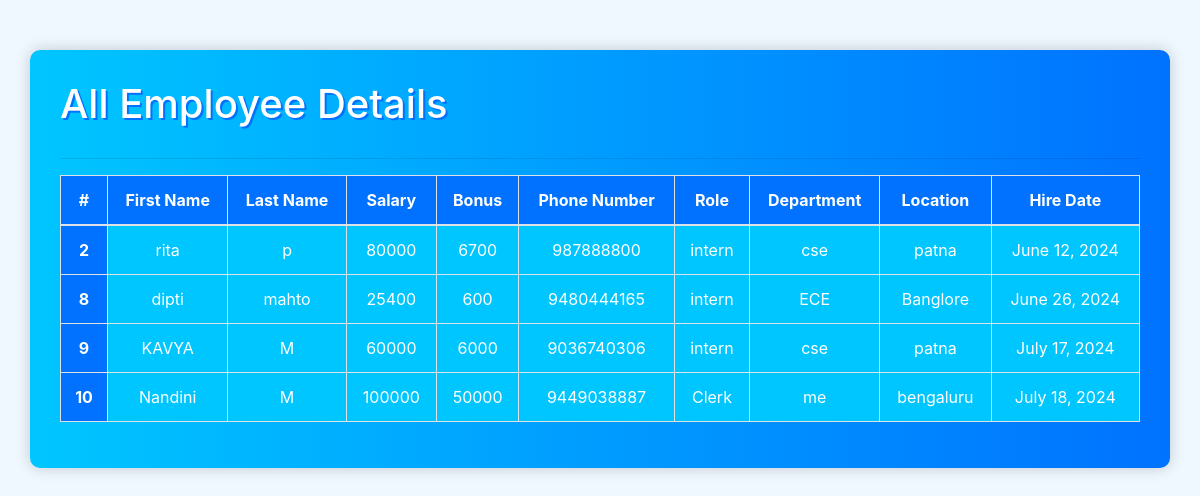
Page /all_emp/ on the committed database.
### emp_app/models.py (models this page shows, shortened)
class Employee(models.Model):
    first_name = models.CharField(max_length=100, null=False)
    last_name = models.CharField(max_length=100)
    email = models.EmailField()
    phone = models.IntegerField(default=0)
    department = models.ForeignKey(Department, on_delete=models.CASCADE)
    salary=models.IntegerField(default=0)
    bonus = models.IntegerField(default=0)
    role = models.ForeignKey(Role, on_delete=models.CASCADE)
    hire_date=models.DateField()
    def __str__(self):
        return f"{self.first_name} {self.last_name} {self.phone} - {self.department.location}"

class Role(models.Model):
    name = models.CharField(max_length=100, null=False)

class Department(models.Model):
    name = models.CharField(max_length=100, null=False)
    location = models.CharField(max_length=100)

### emp_app/views.py (the view)
# urls.py: path('all_emp/',views.all_emp, name='all_emp'),
def all_emp(request):
    emps = Employee.objects.all()
    context = {
        'emps': emps
    }
    print(context)
    return render(request, 'view_all_emp.html', context)

### emp_app/templates/view_all_emp.html (shortened to what this page needs)
<!DOCTYPE html>
<html lang="en">
<head>
    <link rel="stylesheet" href="https://cdn.jsdelivr.net/npm/bootstrap@4.0.0/dist/css/bootstrap.min.css">
</head>
<body>
    <div class="container">
        <h1>All Employee Details</h1>
        <hr>
        <div class="table-container">
            <table class="table table-bordered">
                <thead>
                    <tr>
                        <th scope="col">#</th>
                        <th scope="col">First Name</th>
                        <th scope="col">Last Name</th>
                        <th scope="col">Salary</th>
                        <th scope="col">Bonus</th>
                        <th scope="col">Phone Number</th>
                        <th scope="col">Role</th>
                        <th scope="col">Department</th>
                        <th scope="col">Location</th>
                        <th scope="col">Hire Date</th>
                    </tr>
                </thead>
                <tbody>
                    {% for emp in emps %}
                    <tr>
                        <th scope="row">{{ emp.id }}</th>
                        <td>{{ emp.first_name }}</td>
                        <td>{{ emp.last_name }}</td>
                        <td>{{ emp.salary }}</td>
                        <td>{{ emp.bonus }}</td>
                        <td>{{ emp.phone }}</td>
                        <td>{{ emp.role.name }}</td>
                        <td>{{ emp.department.name }}</td>
                        <td>{{ emp.department.location }}</td>
                        <td>{{ emp.hire_date }}</td>
                    </tr>
                    {% endfor %}
                </tbody>
            </table>
        </div>
    </div>
</body>
</html>

### emp_app/templates/view_all_emp.html (style rules this page uses)
body { background-color: #f0f8ff; }
.container { background: linear-gradient(to right, #00c6ff, #0072ff); padding: 30px; border-radius: 10px; box-shadow: 0 0 15px rgba(0, 0, 0, 0.2); margin-top: 50px; }
h1 { color: #ffffff; margin-bottom: 30px; text-shadow: 2px 2px #0072ff; }
.table-container { overflow-x: auto; }
table { width: 100%; }
th, td { text-align: center; vertical-align: middle; }
th { background-color: #0072ff; color: #ffffff; }
td { background-color: #00c6ff; color: #ffffff; }

### rows in the picture
Employee: id "2", first_name "rita", last_name "p", salary "80000", bonus "6700", phone "987888800", role.name "intern", department.name "cse", department.location "patna", hire_date "June 12, 2024"
Employee: id "8", first_name "dipti", last_name "mahto", salary "25400", bonus "600", phone "9480444165", role.name "intern", department.name "ECE", department.location "Banglore", hire_date "June 26, 2024"
Employee: id "9", first_name "KAVYA", last_name "M", salary "60000", bonus "6000", phone "9036740306", role.name "intern", department.name "cse", department.location "patna", hire_date "July 17, 2024"
Employee: id "10", first_name "Nandini", last_name "M", salary "100000", bonus "50000", phone "9449038887", role.name "Clerk", department.name "me", department.location "bengaluru", hire_date "July 18, 2024"
